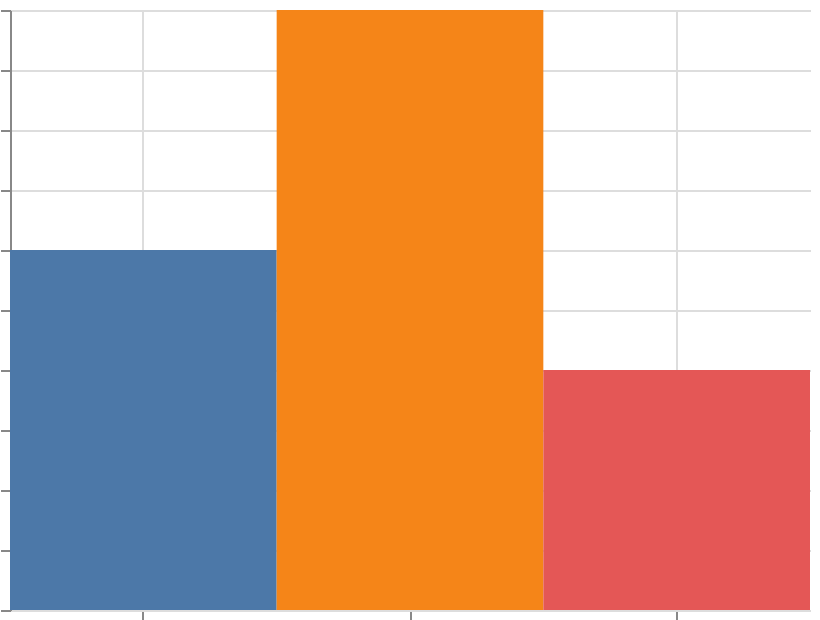

Vega-Lite specification for this chart:
### Vega specification from a JSON file in a GitHub repository (floating-point values rounded to 4 significant figures)
{"$schema": "https://vega.github.io/schema/vega/v6.json", "width": 400, "height": 300, "padding": 5, "autosize": "none", "data": [{"name": "table", "values": [{"cat": "A", "val": 3}, {"cat": "B", "val": 5}, {"cat": "C", "val": 2}]}], "scales": [{"name": "x", "type": "band", "domain": {"data": "table", "field": "cat", "sort": true}, "range": "width"}, {"name": "y", "type": "linear", "domain": {"data": "table", "field": "val"}, "range": [{"signal": "height"}, 0], "zero": true, "nice": true}, {"name": "color", "type": "ordinal", "domain": {"data": "table", "field": "cat", "sort": true}, "range": "category"}], "marks": [{"type": "rect", "from": {"data": "table"}, "encode": {"update": {"x": {"scale": "x", "field": "cat"}, "width": {"scale": "x", "band": 1}, "y": {"scale": "y", "field": "val"}, "y2": {"scale": "y", "value": 0}, "fill": {"scale": "color", "field": "cat"}}}}], "axes": [{"scale": "x", "orient": "bottom", "grid": true, "labels": false}, {"scale": "y", "orient": "left", "grid": true, "labels": false}], "legends": [{"fill": "color"}]}
